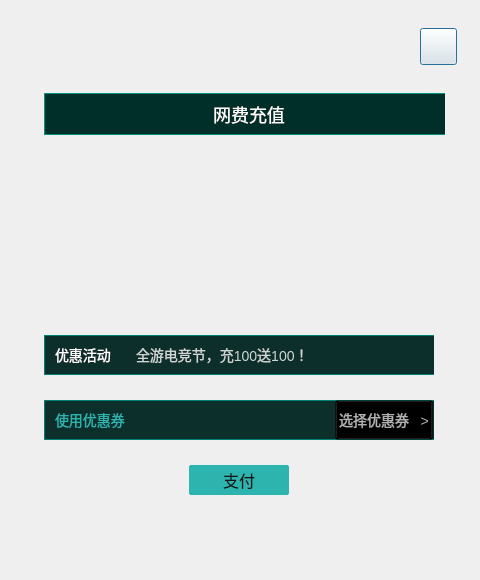
<?xml version="1.0" encoding="UTF-8"?>
<ui version="4.0">
 <class>rechargeDialog</class>
 <widget class="QDialog" name="rechargeDialog">
  <property name="geometry">
   <rect>
    <x>0</x>
    <y>0</y>
    <width>480</width>
    <height>580</height>
   </rect>
  </property>
  <property name="minimumSize">
   <size>
    <width>480</width>
    <height>580</height>
   </size>
  </property>
  <property name="maximumSize">
   <size>
    <width>480</width>
    <height>580</height>
   </size>
  </property>
  <property name="windowTitle">
   <string>rechargeDialog</string>
  </property>
  <layout class="QGridLayout" name="gridLayout">
   <property name="leftMargin">
    <number>0</number>
   </property>
   <property name="topMargin">
    <number>0</number>
   </property>
   <property name="rightMargin">
    <number>0</number>
   </property>
   <property name="bottomMargin">
    <number>0</number>
   </property>
   <property name="spacing">
    <number>0</number>
   </property>
   <item row="0" column="0">
    <widget class="QWidget" name="widget" native="true">
     <property name="styleSheet">
      <string notr="true">#widget{
border-image: url(:/masterDesktop/Resources/complaints_bg.png);
}
#btn_close{
border-image: url(:/masterDesktop/Resources/close.png);
}
#btn_close:pressed{
margin:1px;
}
#wgt_title{
background:#002E29;
border:1px solid #00947E;
}
#lbl_title{
font-family:&quot;微软雅黑&quot;;
font-size:18px;
color:#FFFFFF;
}
#wgt_tip, #wgt_content{
background:#0C2F2B;
border:1px solid #008272;
}</string>
     </property>
     <widget class="QPushButton" name="btn_close">
      <property name="geometry">
       <rect>
        <x>420</x>
        <y>28</y>
        <width>37</width>
        <height>37</height>
       </rect>
      </property>
      <property name="minimumSize">
       <size>
        <width>37</width>
        <height>37</height>
       </size>
      </property>
      <property name="maximumSize">
       <size>
        <width>37</width>
        <height>37</height>
       </size>
      </property>
      <property name="text">
       <string/>
      </property>
     </widget>
     <widget class="QWidget" name="layoutWidget">
      <property name="geometry">
       <rect>
        <x>33</x>
        <y>82</y>
        <width>412</width>
        <height>507</height>
       </rect>
      </property>
      <layout class="QVBoxLayout" name="verticalLayout">
       <property name="spacing">
        <number>0</number>
       </property>
       <item>
        <widget class="QWidget" name="wgt_title" native="true">
         <property name="minimumSize">
          <size>
           <width>410</width>
           <height>42</height>
          </size>
         </property>
         <property name="maximumSize">
          <size>
           <width>410</width>
           <height>42</height>
          </size>
         </property>
         <layout class="QHBoxLayout" name="horizontalLayout">
          <property name="spacing">
           <number>0</number>
          </property>
          <property name="leftMargin">
           <number>0</number>
          </property>
          <property name="topMargin">
           <number>0</number>
          </property>
          <property name="rightMargin">
           <number>0</number>
          </property>
          <property name="bottomMargin">
           <number>0</number>
          </property>
          <item>
           <widget class="QLabel" name="lbl_title">
            <property name="text">
             <string>网费充值</string>
            </property>
            <property name="alignment">
             <set>Qt::AlignCenter</set>
            </property>
           </widget>
          </item>
         </layout>
        </widget>
       </item>
       <item>
        <widget class="QWidget" name="widget_2" native="true">
         <property name="minimumSize">
          <size>
           <width>0</width>
           <height>200</height>
          </size>
         </property>
         <property name="maximumSize">
          <size>
           <width>16777215</width>
           <height>200</height>
          </size>
         </property>
         <property name="styleSheet">
          <string notr="true">#scrollArea,#scrollAreaWidgetContents{
background:transparent;
border:none;
}
</string>
         </property>
         <layout class="QGridLayout" name="gridLayout_2">
          <property name="leftMargin">
           <number>0</number>
          </property>
          <property name="topMargin">
           <number>0</number>
          </property>
          <property name="rightMargin">
           <number>0</number>
          </property>
          <property name="bottomMargin">
           <number>0</number>
          </property>
          <property name="spacing">
           <number>0</number>
          </property>
          <item row="0" column="0">
           <widget class="QScrollArea" name="scrollArea">
            <property name="horizontalScrollBarPolicy">
             <enum>Qt::ScrollBarAlwaysOff</enum>
            </property>
            <property name="widgetResizable">
             <bool>true</bool>
            </property>
            <widget class="QWidget" name="scrollAreaWidgetContents">
             <property name="geometry">
              <rect>
               <x>0</x>
               <y>0</y>
               <width>410</width>
               <height>200</height>
              </rect>
             </property>
            </widget>
           </widget>
          </item>
         </layout>
        </widget>
       </item>
       <item>
        <widget class="QWidget" name="widget_3" native="true">
         <layout class="QVBoxLayout" name="verticalLayout_2">
          <property name="spacing">
           <number>25</number>
          </property>
          <property name="leftMargin">
           <number>0</number>
          </property>
          <property name="topMargin">
           <number>0</number>
          </property>
          <property name="rightMargin">
           <number>0</number>
          </property>
          <property name="bottomMargin">
           <number>0</number>
          </property>
          <item>
           <widget class="QWidget" name="wgt_tip" native="true">
            <property name="minimumSize">
             <size>
              <width>410</width>
              <height>40</height>
             </size>
            </property>
            <property name="maximumSize">
             <size>
              <width>410</width>
              <height>40</height>
             </size>
            </property>
            <layout class="QHBoxLayout" name="horizontalLayout_3">
             <property name="spacing">
              <number>21</number>
             </property>
             <property name="topMargin">
              <number>0</number>
             </property>
             <property name="rightMargin">
              <number>0</number>
             </property>
             <property name="bottomMargin">
              <number>0</number>
             </property>
             <item>
              <widget class="QLabel" name="lbl_activity">
               <property name="minimumSize">
                <size>
                 <width>60</width>
                 <height>0</height>
                </size>
               </property>
               <property name="maximumSize">
                <size>
                 <width>60</width>
                 <height>16777215</height>
                </size>
               </property>
               <property name="styleSheet">
                <string notr="true">font-family:&quot;微软雅黑&quot;;
font-size:14px;
color:#FFFFFF;</string>
               </property>
               <property name="text">
                <string>优惠活动</string>
               </property>
              </widget>
             </item>
             <item>
              <widget class="QLabel" name="lbl_activityContent">
               <property name="styleSheet">
                <string notr="true">font-family:&quot;微软雅黑&quot;;
font-size:14px;
color:rgba(255,255,255,0.8);</string>
               </property>
               <property name="text">
                <string>全游电竞节，充100送100！</string>
               </property>
              </widget>
             </item>
            </layout>
           </widget>
          </item>
          <item>
           <widget class="QWidget" name="wgt_content" native="true">
            <property name="minimumSize">
             <size>
              <width>410</width>
              <height>40</height>
             </size>
            </property>
            <property name="maximumSize">
             <size>
              <width>410</width>
              <height>40</height>
             </size>
            </property>
            <layout class="QHBoxLayout" name="horizontalLayout_4">
             <property name="spacing">
              <number>0</number>
             </property>
             <property name="topMargin">
              <number>0</number>
             </property>
             <property name="rightMargin">
              <number>21</number>
             </property>
             <property name="bottomMargin">
              <number>0</number>
             </property>
             <item>
              <widget class="QLabel" name="label">
               <property name="styleSheet">
                <string notr="true">font-family:&quot;微软雅黑&quot;;
font-size:14px;
color:#2EB4AF;</string>
               </property>
               <property name="text">
                <string>使用优惠券</string>
               </property>
              </widget>
             </item>
             <item>
              <spacer name="horizontalSpacer_3">
               <property name="orientation">
                <enum>Qt::Horizontal</enum>
               </property>
               <property name="sizeHint" stdset="0">
                <size>
                 <width>207</width>
                 <height>20</height>
                </size>
               </property>
              </spacer>
             </item>
             <item>
              <widget class="QPushButton" name="btn_select">
               <property name="minimumSize">
                <size>
                 <width>0</width>
                 <height>40</height>
                </size>
               </property>
               <property name="maximumSize">
                <size>
                 <width>16777215</width>
                 <height>40</height>
                </size>
               </property>
               <property name="styleSheet">
                <string notr="true">QPushButton{
font-family:&quot;微软雅黑&quot;;
font-size:14px;
color:rgba(255,255,255,0.7);
background:transparent;
}
QPushButton:hover{
color:#FEFEFE;
}
</string>
               </property>
               <property name="text">
                <string>选择优惠券   &gt;</string>
               </property>
              </widget>
             </item>
            </layout>
           </widget>
          </item>
          <item>
           <layout class="QHBoxLayout" name="horizontalLayout_2">
            <item>
             <spacer name="horizontalSpacer">
              <property name="orientation">
               <enum>Qt::Horizontal</enum>
              </property>
              <property name="sizeHint" stdset="0">
               <size>
                <width>40</width>
                <height>20</height>
               </size>
              </property>
             </spacer>
            </item>
            <item>
             <widget class="QPushButton" name="btn_pay">
              <property name="minimumSize">
               <size>
                <width>100</width>
                <height>30</height>
               </size>
              </property>
              <property name="maximumSize">
               <size>
                <width>100</width>
                <height>30</height>
               </size>
              </property>
              <property name="styleSheet">
               <string notr="true">QPushButton{
background:#2EB4AF;
border:none;
border-radius:2px;
font-family:&quot;微软雅黑&quot;;
font-size:16px;
color:#151515;
}
QPushButton:pressed{
margin:1px;
}</string>
              </property>
              <property name="text">
               <string>支付</string>
              </property>
             </widget>
            </item>
            <item>
             <spacer name="horizontalSpacer_2">
              <property name="orientation">
               <enum>Qt::Horizontal</enum>
              </property>
              <property name="sizeHint" stdset="0">
               <size>
                <width>40</width>
                <height>20</height>
               </size>
              </property>
             </spacer>
            </item>
           </layout>
          </item>
          <item>
           <spacer name="verticalSpacer">
            <property name="orientation">
             <enum>Qt::Vertical</enum>
            </property>
            <property name="sizeHint" stdset="0">
             <size>
              <width>20</width>
              <height>76</height>
             </size>
            </property>
           </spacer>
          </item>
         </layout>
        </widget>
       </item>
      </layout>
     </widget>
    </widget>
   </item>
  </layout>
 </widget>
 <layoutdefault spacing="6" margin="11"/>
 <resources>
  <include location="masterDesktop.qrc"/>
 </resources>
 <connections/>
</ui>
